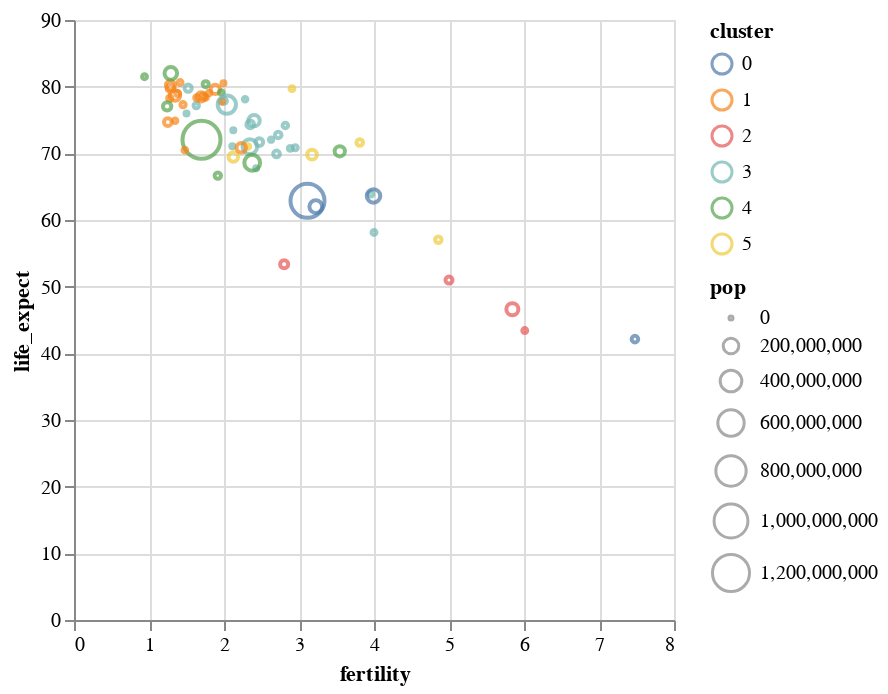

Notebook source saved alongside this figure:
### Markdown cell above
## **Adding Channels**

We can apply additional channels to the marks by specifying them inside the `encode()` method.

The size encoding channel sets a mark's size or extent. The meaning of the channel can vary based on the mark type. For point marks, the size channel maps to the pixel area of the plotting symbol, such that the diameter of the point matches the square root of the size value.

A key thing to note is that when you set color inside the `encode()` method, it maps the channel to the data. If you set the color in the `mark` property, it sets the color directly (i.e., it's not tied to the data).

### Code cell
alt.Chart(data_2000).mark_point(tooltip=True).encode(
    x = 'fertility:Q',
    y = 'life_expect:Q',
    color = 'cluster:N',
    size = 'pop:Q'
)

### Figure 1 — Vega-Lite specification as saved in the notebook (floating-point values rounded to 4 significant figures)
{"config": {"view": {"continuousWidth": 300, "continuousHeight": 300}}, "data": {"name": "data-5bbc1a2d42e71c72ac9cf13ffaf6d268"}, "mark": {"type": "point", "tooltip": true}, "encoding": {"color": {"field": "cluster", "type": "nominal"}, "size": {"field": "pop", "type": "quantitative"}, "x": {"field": "fertility", "type": "quantitative"}, "y": {"field": "life_expect", "type": "quantitative"}}, "$schema": "https://vega.github.io/schema/vega-lite/v5.20.1.json", "datasets": {"data-5bbc1a2d42e71c72ac9cf13ffaf6d268": [{"year": 2000, "country": "Afghanistan", "cluster": 0, "pop": 23898198, "life_expect": 42.13, "fertility": 7.479}, {"year": 2000, "country": "Argentina", "cluster": 3, "pop": 37497728, "life_expect": 74.34, "fertility": 2.35}, {"year": 2000, "country": "Aruba", "cluster": 3, "pop": 69539, "life_expect": 73.45, "fertility": 2.124}, {"year": 2000, "country": "Australia", "cluster": 4, "pop": 19164620, "life_expect": 80.37, "fertility": 1.756}, {"year": 2000, "country": "Austria", "cluster": 1, "pop": 8113413, "life_expect": 78.98, "fertility": 1.382}, {"year": 2000, "country": "Bahamas", "cluster": 3, "pop": 290075, "life_expect": 71.07, "fertility": 2.111}, {"year": 2000, "country": "Bangladesh", "cluster": 0, "pop": 130406594, "life_expect": 62.01, "fertility": 3.224}, {"year": 2000, "country": "Barbados", "cluster": 3, "pop": 273483, "life_expect": 75.97, "fertility": 1.5}, {"year": 2000, "country": "Belgium", "cluster": 1, "pop": 10263618, "life_expect": 78.32, "fertility": 1.638}, {"year": 2000, "country": "Bolivia", "cluster": 3, "pop": 8152620, "life_expect": 63.88, "fertility": 3.958}, {"year": 2000, "country": "Brazil", "cluster": 3, "pop": 175552771, "life_expect": 71.01, "fertility": 2.345}, {"year": 2000, "country": "Canada", "cluster": 3, "pop": 31278097, "life_expect": 79.77, "fertility": 1.522}, {"year": 2000, "country": "Chile", "cluster": 3, "pop": 15153450, "life_expect": 77.86, "fertility": 2.0}, {"year": 2000, "country": "China", "cluster": 4, "pop": 1262645000, "life_expect": 72.03, "fertility": 1.7}, {"year": 2000, "country": "Colombia", "cluster": 3, "pop": 39685655, "life_expect": 71.68, "fertility": 2.47}, {"year": 2000, "country": "Costa Rica", "cluster": 3, "pop": 3710558, "life_expect": 78.12, "fertility": 2.281}, {"year": 2000, "country": "Croatia", "cluster": 1, "pop": 4410830, "life_expect": 74.88, "fertility": 1.348}, {"year": 2000, "country": "Cuba", "cluster": 3, "pop": 11134273, "life_expect": 77.16, "fertility": 1.63}, {"year": 2000, "country": "Dominican Republic", "cluster": 3, "pop": 8385828, "life_expect": 70.85, "fertility": 2.95}, {"year": 2000, "country": "Ecuador", "cluster": 3, "pop": 12505204, "life_expect": 74.17, "fertility": 2.817}, {"year": 2000, "country": "Egypt", "cluster": 5, "pop": 70492342, "life_expect": 69.81, "fertility": 3.174}, {"year": 2000, "country": "El Salvador", "cluster": 3, "pop": 6122515, "life_expect": 70.73, "fertility": 2.883}, {"year": 2000, "country": "Finland", "cluster": 1, "pop": 5168595, "life_expect": 78.37, "fertility": 1.754}, {"year": 2000, "country": "France", "cluster": 1, "pop": 59381628, "life_expect": 79.59, "fertility": 1.883}, {"year": 2000, "country": "Georgia", "cluster": 1, "pop": 4777209, "life_expect": 70.48, "fertility": 1.478}, {"year": 2000, "country": "Germany", "cluster": 1, "pop": 82187909, "life_expect": 78.67, "fertility": 1.346}, {"year": 2000, "country": "Greece", "cluster": 1, "pop": 10559110, "life_expect": 78.26, "fertility": 1.277}, {"year": 2000, "country": "Grenada", "cluster": 3, "pop": 89312, "life_expect": 67.75, "fertility": 2.429}, {"year": 2000, "country": "Haiti", "cluster": 3, "pop": 7306302, "life_expect": 58.14, "fertility": 4.0}, {"year": 2000, "country": "Hong Kong", "cluster": 4, "pop": 6658720, "life_expect": 81.5, "fertility": 0.94}, {"year": 2000, "country": "Iceland", "cluster": 1, "pop": 281043, "life_expect": 80.5, "fertility": 1.993}, {"year": 2000, "country": "India", "cluster": 0, "pop": 1007702000, "life_expect": 62.88, "fertility": 3.113}, {"year": 2000, "country": "Indonesia", "cluster": 4, "pop": 206265000, "life_expect": 68.59, "fertility": 2.376}, {"year": 2000, "country": "Iran", "cluster": 5, "pop": 65660289, "life_expect": 69.45, "fertility": 2.124}, {"year": 2000, "country": "Iraq", "cluster": 5, "pop": 22675617, "life_expect": 57.05, "fertility": 4.858}, {"year": 2000, "country": "Ireland", "cluster": 1, "pop": 3791690, "life_expect": 77.78, "fertility": 1.969}, {"year": 2000, "country": "Israel", "cluster": 5, "pop": 5842454, "life_expect": 79.7, "fertility": 2.906}, {"year": 2000, "country": "Italy", "cluster": 1, "pop": 57719337, "life_expect": 80.24, "fertility": 1.286}, {"year": 2000, "country": "Jamaica", "cluster": 3, "pop": 2615467, "life_expect": 72.05, "fertility": 2.628}, {"year": 2000, "country": "Japan", "cluster": 4, "pop": 126699784, "life_expect": 82.0, "fertility": 1.291}, {"year": 2000, "country": "Kenya", "cluster": 2, "pop": 29985839, "life_expect": 50.99, "fertility": 5.0}, {"year": 2000, "country": "South Korea", "cluster": 4, "pop": 21647682, "life_expect": 66.66, "fertility": 1.917}, {"year": 2000, "country": "North Korea", "cluster": 4, "pop": 47351083, "life_expect": 77.05, "fertility": 1.242}, {"year": 2000, "country": "Lebanon", "cluster": 5, "pop": 3578036, "life_expect": 71.03, "fertility": 2.319}, {"year": 2000, "country": "Mexico", "cluster": 3, "pop": 99926620, "life_expect": 74.9, "fertility": 2.401}, {"year": 2000, "country": "Netherlands", "cluster": 1, "pop": 15907853, "life_expect": 78.53, "fertility": 1.726}, {"year": 2000, "country": "New Zealand", "cluster": 4, "pop": 3819762, "life_expect": 79.11, "fertility": 1.964}, {"year": 2000, "country": "Nigeria", "cluster": 2, "pop": 114306700, "life_expect": 46.61, "fertility": 5.845}, {"year": 2000, "country": "Norway", "cluster": 1, "pop": 4492400, "life_expect": 79.05, "fertility": 1.801}, {"year": 2000, "country": "Pakistan", "cluster": 0, "pop": 146342958, "life_expect": 63.61, "fertility": 3.994}, {"year": 2000, "country": "Peru", "cluster": 3, "pop": 25979722, "life_expect": 69.91, "fertility": 2.7}, {"year": 2000, "country": "Philippines", "cluster": 4, "pop": 79739825, "life_expect": 70.3, "fertility": 3.544}, {"year": 2000, "country": "Poland", "cluster": 1, "pop": 38654164, "life_expect": 74.67, "fertility": 1.251}, {"year": 2000, "country": "Portugal", "cluster": 1, "pop": 10335597, "life_expect": 77.29, "fertility": 1.454}, {"year": 2000, "country": "Rwanda", "cluster": 2, "pop": 7507056, "life_expect": 43.41, "fertility": 6.01}, {"year": 2000, "country": "Saudi Arabia", "cluster": 5, "pop": 23153090, "life_expect": 71.63, "fertility": 3.81}, {"year": 2000, "country": "South Africa", "cluster": 2, "pop": 44066197, "life_expect": 53.37, "fertility": 2.802}, {"year": 2000, "country": "Spain", "cluster": 1, "pop": 40016081, "life_expect": 79.78, "fertility": 1.287}, {"year": 2000, "country": "Switzerland", "cluster": 1, "pop": 7266920, "life_expect": 80.62, "fertility": 1.415}, {"year": 2000, "country": "Turkey", "cluster": 1, "pop": 65666677, "life_expect": 70.84, "fertility": 2.23}, {"year": 2000, "country": "United Kingdom", "cluster": 1, "pop": 59522468, "life_expect": 78.47, "fertility": 1.695}, {"year": 2000, "country": "United States", "cluster": 3, "pop": 282338631, "life_expect": 77.31, "fertility": 2.038}, {"year": 2000, "country": "Venezuela", "cluster": 3, "pop": 23542649, "life_expect": 72.77, "fertility": 2.723}]}}
